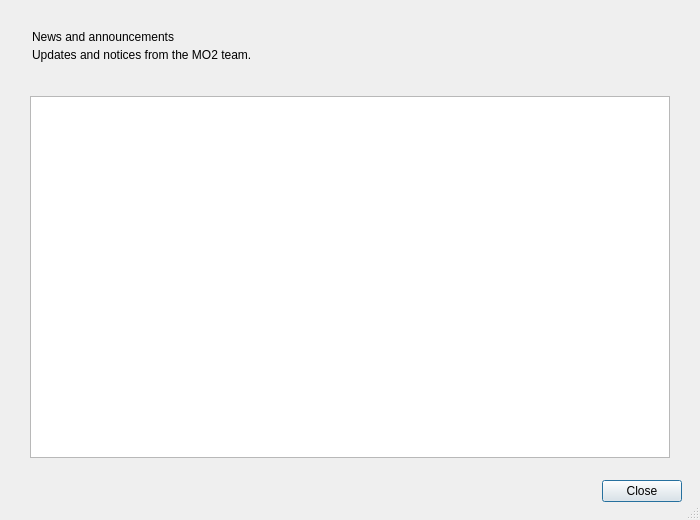
<?xml version="1.0" encoding="UTF-8"?>
<ui version="4.0">
 <class>MotDDialog</class>
 <widget class="QDialog" name="MotDDialog">
  <property name="geometry"><rect><x>0</x><y>0</y><width>700</width><height>520</height></rect></property>
  <property name="minimumSize"><size><width>520</width><height>380</height></size></property>
  <property name="windowTitle"><string>Message of the Day</string></property>
  <property name="sizeGripEnabled"><bool>true</bool></property>
  <layout class="QVBoxLayout" name="verticalLayout">
   <property name="spacing"><number>12</number></property>
   <property name="leftMargin"><number>18</number></property>
   <property name="topMargin"><number>18</number></property>
   <property name="rightMargin"><number>18</number></property>
   <property name="bottomMargin"><number>18</number></property>
   <item>
    <widget class="QFrame" name="motdHeaderPanel">
     <property name="frameShape"><enum>QFrame::NoFrame</enum></property>
     <layout class="QVBoxLayout" name="headerLayout">
      <property name="spacing"><number>4</number></property>
      <property name="leftMargin"><number>14</number></property>
      <property name="topMargin"><number>12</number></property>
      <property name="rightMargin"><number>14</number></property>
      <property name="bottomMargin"><number>12</number></property>
      <item><widget class="QLabel" name="dialogHeading"><property name="text"><string>News and announcements</string></property></widget></item>
      <item><widget class="QLabel" name="dialogDescription"><property name="text"><string>Updates and notices from the MO2 team.</string></property><property name="wordWrap"><bool>true</bool></property></widget></item>
     </layout>
    </widget>
   </item>
   <item>
    <widget class="QFrame" name="motdContentCard">
     <property name="frameShape"><enum>QFrame::NoFrame</enum></property>
     <layout class="QVBoxLayout" name="contentLayout">
      <property name="leftMargin"><number>12</number></property>
      <property name="topMargin"><number>10</number></property>
      <property name="rightMargin"><number>12</number></property>
      <property name="bottomMargin"><number>10</number></property>
      <item>
       <widget class="QTextBrowser" name="motdView">
        <property name="openLinks"><bool>false</bool></property>
        <property name="openExternalLinks"><bool>false</bool></property>
       </widget>
      </item>
     </layout>
    </widget>
   </item>
   <item>
    <layout class="QHBoxLayout" name="actionsLayout">
     <item><spacer name="horizontalSpacer"><property name="orientation"><enum>Qt::Horizontal</enum></property><property name="sizeHint" stdset="0"><size><width>40</width><height>20</height></size></property></spacer></item>
     <item><widget class="QPushButton" name="okButton"><property name="text"><string>Close</string></property><property name="default"><bool>true</bool></property></widget></item>
    </layout>
   </item>
  </layout>
 </widget>
 <resources/>
 <connections/>
</ui>
